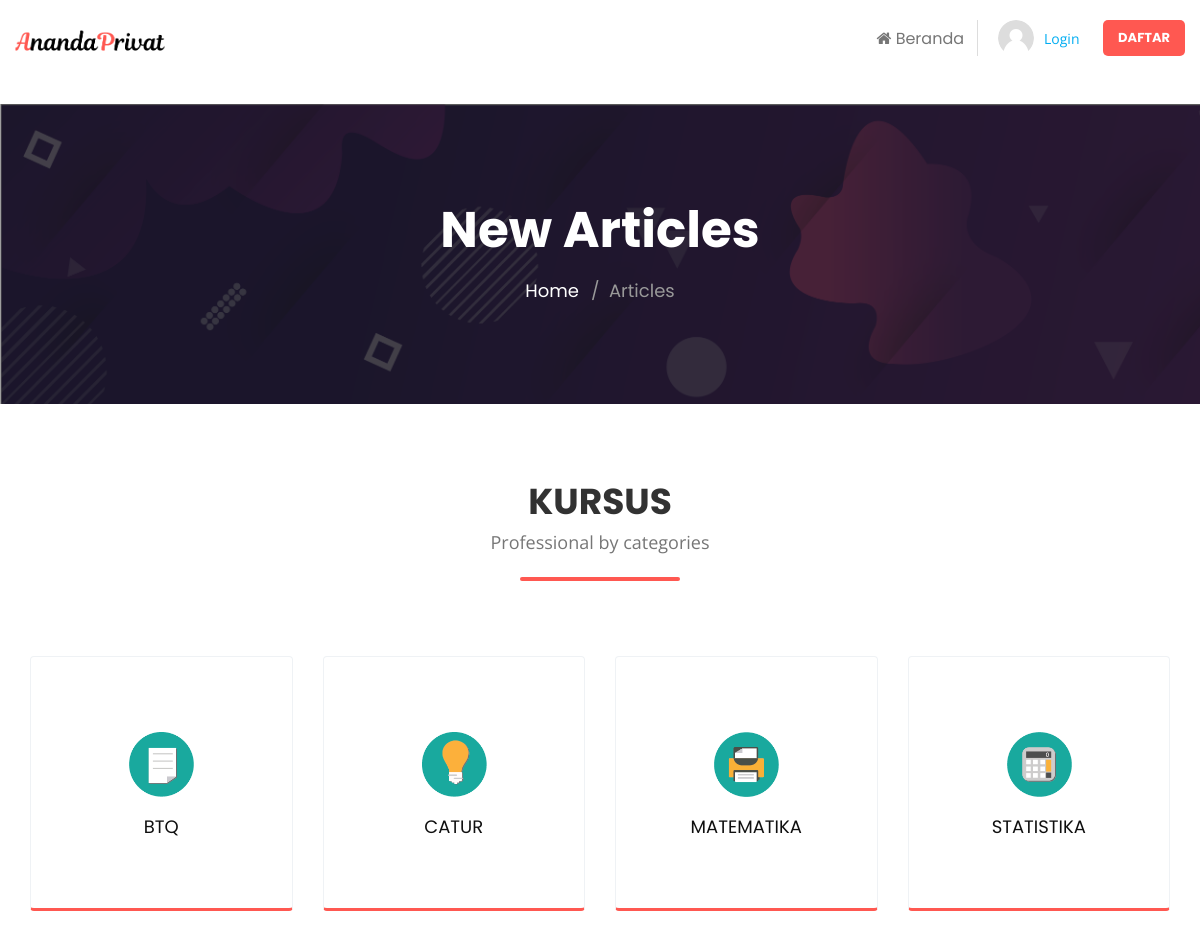
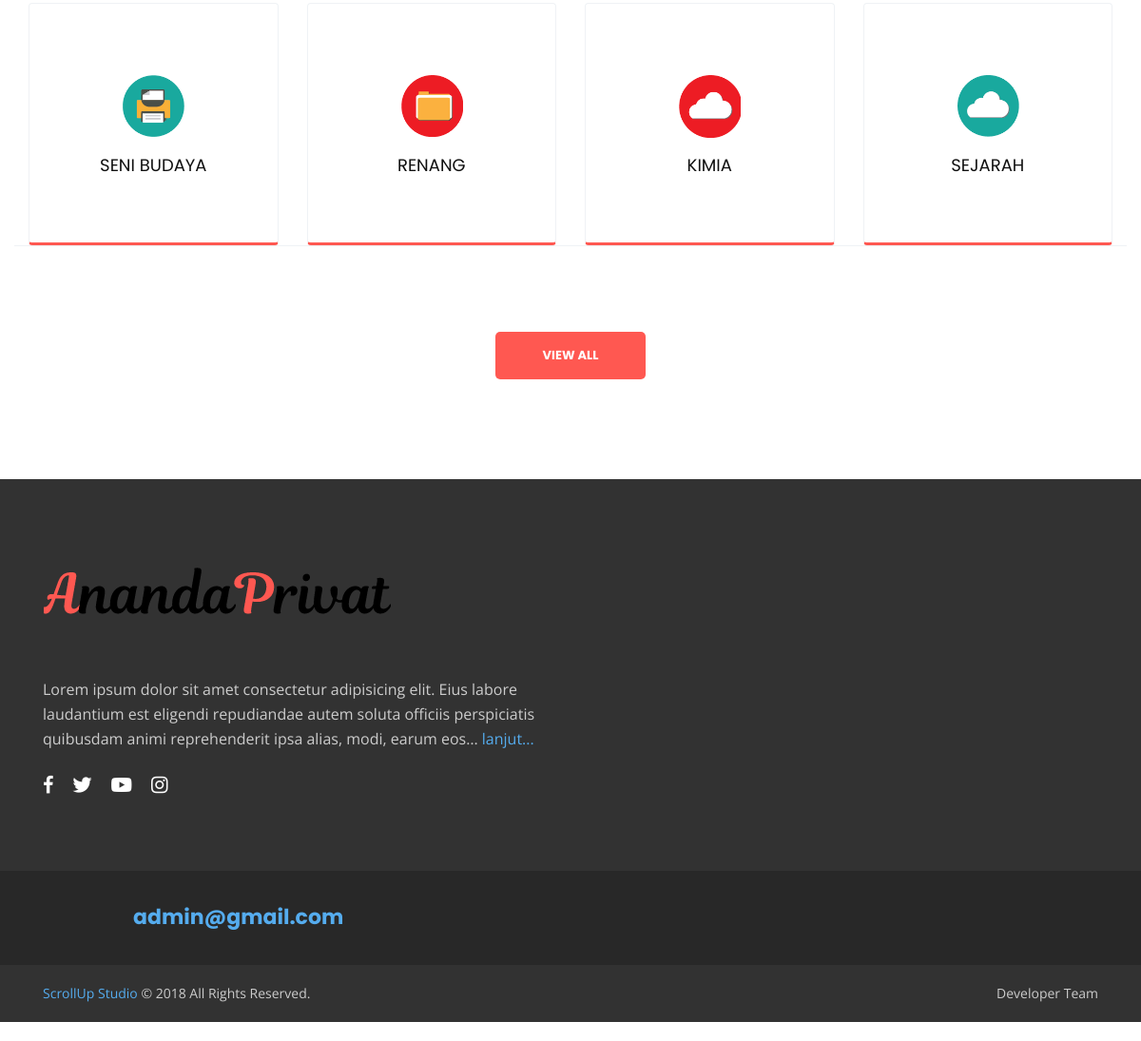
The page /home/home/allkursus on the database its author committed (2 pictures, top to bottom).
### tables this page shows
CREATE TABLE `tbl_konfigurasi` (
  `id_konfigurasi` int(1) NOT NULL,
  `nama_web` varchar(200) NOT NULL,
  `email` varchar(128) NOT NULL,
  `judul_utama` varchar(128) NOT NULL,
  `deskripsi` text NOT NULL,
  `tentang` text NOT NULL,
  `fb` varchar(120) NOT NULL,
  `yt` varchar(128) NOT NULL,
  `tw` varchar(128) NOT NULL,
  `ig` varchar(128) NOT NULL,
  `link_video` text NOT NULL,
  `icon` varchar(128) NOT NULL,
  `banner_main` varchar(128) NOT NULL,
  `sub_banner` varchar(128) NOT NULL,
  `banner_char_1` varchar(128) NOT NULL,
  `banner_char_2` varchar(128) NOT NULL,
  `banner_char_3` varchar(128) NOT NULL,
  `logo` varchar(128) NOT NULL,
  `date_created` timestamp NOT NULL DEFAULT CURRENT_TIMESTAMP ON UPDATE CURRENT_TIMESTAMP
);

CREATE TABLE `tbl_kursus` (
  `id_kursus` varchar(12) NOT NULL,
  `id_user` varchar(12) NOT NULL,
  `nama_kursus` varchar(128) NOT NULL,
  `icon` varchar(100) NOT NULL,
  `id_kategori` int(4) NOT NULL,
  `is_aktif` int(1) NOT NULL,
  `harga` float NOT NULL,
  `deskripsi` text NOT NULL,
  `date_created` timestamp NOT NULL DEFAULT CURRENT_TIMESTAMP
);

### application/modules/home/controllers/Home.php (called while the page is built, shortened)
<?php
class Home extends CI_Controller
{
    public function allkursus()
    {
        $kursusCount = $this->Crud_model->listingOneAll('tbl_kursus', 'is_aktif', '1');
        $config['base_url']     = base_url('home/home/allkursus');
        $config['total_rows']   = count($kursusCount);
        $config['per_page']     = 10;
        $pagination = $this->pagination->initialize($config);
        $start = $this->uri->segment(4);
        $kursus = $this->Crud_model->listingOneAll('tbl_kursus', 'is_aktif', '1', $config['per_page'], $start);
        $data = [
            'title'     => 'Ananda Private',
            'add'       => 'userAdd',
            'pagination' => $pagination,
            'start'     => $start,
            'edit'      => 'userEdit',
            'kursus'    => $kursus,
            'content'   => 'home/home/allkursus'
        ];
        $this->load->view('layout/wrapper', $data, FALSE);
    }
}

### index.php (called while the page is built, shortened)
<?php
require_once BASEPATH.'core/CodeIgniter.php';

### application/modules/admin/models/Crud_model.php (called while the page is built, shortened)
<?php
class Crud_model extends CI_Model
{
    public function listingOne($table, $field, $where)
    {
        $query = $this->db->select('*')
            ->from($table)
            ->where($field, $where)
            ->get();
        return $query->row();
    }
}

### application/views/layout/content.php (called while the page is built)
<?php
if ($content) {
    $this->load->view($content);
} else {
    echo "halaman tidak ditemukan";
}

### application/config/config.php (called while the page is built, shortened)
<?php
$config['base_url'] = ((isset($_SERVER['HTTPS']) && $_SERVER['HTTPS'] == "on") ? "https" : "http");
$config['base_url'] .= "://" . $_SERVER['HTTP_HOST'];
$config['base_url'] .= str_replace(basename($_SERVER['SCRIPT_NAME']), "", $_SERVER['SCRIPT_NAME']);
$config['index_page'] = '';
$config['uri_protocol']    = 'REQUEST_URI';
$config['url_suffix'] = '';
$config['language']    = 'english';
$config['charset'] = 'UTF-8';
$config['enable_hooks'] = FALSE;
$config['subclass_prefix'] = 'MY_';
$config['composer_autoload'] = FALSE;
$config['permitted_uri_chars'] = 'a-z 0-9~%.:_\-';
$config['enable_query_strings'] = FALSE;
$config['controller_trigger'] = 'c';
$config['function_trigger'] = 'm';
$config['directory_trigger'] = 'd';
$config['allow_get_array'] = TRUE;
$config['log_threshold'] = 0;
$config['log_path'] = '';
$config['log_file_extension'] = '';
$config['log_file_permissions'] = 0644;
$config['log_date_format'] = 'Y-m-d H:i:s';
$config['error_views_path'] = '';
$config['cache_path'] = '';
$config['cache_query_string'] = FALSE;
$config['encryption_key'] = '';
$config['sess_driver'] = 'files';
$config['sess_cookie_name'] = 'ci_session';
$config['sess_expiration'] = 7200;
$config['sess_save_path'] = NULL;
$config['sess_match_ip'] = FALSE;
$config['sess_time_to_update'] = 300;
$config['sess_regenerate_destroy'] = FALSE;
$config['cookie_prefix']    = '';
$config['cookie_domain']    = '';
$config['cookie_path']        = '/';
$config['cookie_secure']    = FALSE;
$config['cookie_httponly']     = FALSE;
$config['standardize_newlines'] = FALSE;
$config['global_xss_filtering'] = FALSE;
$config['csrf_protection'] = FALSE;
$config['csrf_token_name'] = 'csrf_test_name';
$config['csrf_cookie_name'] = 'csrf_cookie_name';
$config['csrf_expire'] = 7200;
$config['csrf_regenerate'] = TRUE;
$config['csrf_exclude_uris'] = array();
$config['compress_output'] = FALSE;
$config['time_reference'] = 'local';
$config['rewrite_short_tags'] = FALSE;
$config['proxy_ips'] = '';

### application/config/pagination.php (called while the page is built, shortened)
<?php
        $config['num_links']    = 1;
        $config['full_tag_open'] = '<nav class="wt-pagination"><ul>';
        $config['full_tag_close']= '</ul></nav>';
        $config['first_link']        = '<i class="lnr lnr-chevron-left"></i>';
        $config['first_tag_open']    = '<li class="wt-prevpage">';
        $config['first_tag_close']   = '</li>';
        $config['last_link']         = '<i class="lnr lnr-chevron-right"></i>';
        $config['last_tag_open']     = '<li class="wt-nextpage">';
        $config['last_tag_close']    = '</li>';
        $config['next_link']         = FALSE;

### application/modules/home/views/home/allkursus.php (the view, shortened to what this page needs)
<div class="wt-haslayout wt-innerbannerholder">
	<div class="container">
		<div class="row justify-content-md-center">
			<div class="col-xs-12 col-sm-12 col-md-8 push-md-2 col-lg-6 push-lg-3">
				<div class="wt-innerbannercontent">
					<div class="wt-title">
						<h2>New Articles</h2>
					</div>
					<ol class="wt-breadcrumb">
						<li><a href="index.html">Home</a></li>
						<li class="wt-active">Articles</li>
					</ol>
				</div>
			</div>
		</div>
	</div>
</div>
<section class="wt-haslayout wt-main-section">
	<div class="container">
		<div class="row justify-content-md-center">
			<div class="wt-sectionhead wt-textcenter">
				<div class="wt-sectiontitle">
					<h2>KURSUS</h2>
					<span>Professional by categories</span>
				</div>
			</div>
			<div class="wt-articletabshold">
				<div class="tab-content wt-haslayout">
					<div class="wt-contentarticle tab-pane active fade show" id="semua">
						<div class="row">
							<div class="wt-categoryexpl">
								<?php foreach ($kursus as $row) { ?>
									<div class="col-12 col-sm-6 col-md-4 col-lg-4 col-xl-3 float-left">
										<div class="wt-categorycontent" style="border-bottom: 3px solid #ff5851">
											<figure><img src="<?= base_url('assets/uploads/icons/' . $row->icon)  ?>" alt="image description"></figure>
											<div class="wt-cattitle">
												<h3><a href="javascrip:void(0);"><?= strtoupper($row->nama_kursus) ?></a></h3>
											</div>
										</div>
									</div>
								<?php  } ?>
								<nav class="wt-pagination wt-savepagination">
								</nav>
								<div class="col-12 col-sm-12 col-md-12 col-lg-12 float-left">
									<div class="wt-btnarea">
										<a href="javascript:void(0)" class="wt-btn">View All</a>
									</div>
								</div>
							</div>
						</div>
					</div>
				</div>
			</div>
		</div>
	</div>
</section>

### application/views/layout/header.php (shortened to what this page needs)
<?php
$konfigurasi = $this->Crud_model->listingOne('tbl_konfigurasi', 'id_konfigurasi', '1');
?>
<header id="wt-header" class="wt-header wt-haslayout">
	<div class="wt-navigationarea">
		<div class="container-fluid">
			<div class="row">
				<div class="col-xs-12 col-sm-12 col-md-12 col-lg-12">
					<strong class="wt-logo"><a href="index.html"><img width="150px" src="<?= base_url('assets/uploads/konfigurasi/' . $konfigurasi->logo) ?>" alt="company logo here"></a></strong>
					<div class="wt-rightarea">
						<nav id="wt-nav" class="wt-nav navbar-expand-lg">
							<div class="collapse navbar-collapse wt-navigation" id="navbarNav">
								<ul class="navbar-nav">
									<li class="menu-item-has-children page_item_has_children">
										<a href="<?= base_url('home') ?>"><i class="fa fa-home"></i> Beranda</a>
									</li>
								</ul>
							</div>
						</nav>
						<div class="wt-loginarea">
							<figure class="wt-userimg">
								<img src="<?= base_url('assets/')  ?>images/user-login.png" alt="img description">
							</figure>
							<div class="wt-loginoption">
								<a href="javascript:void(0);" id="wt-loginbtn" class="wt-loginbtn">Login</a>
							</div>
							<a href="<?= base_url('home/register') ?>" class="wt-btn">Daftar</a>
						</div>
					</div>
				</div>
			</div>
		</div>
	</div>
</header>

### application/views/layout/footer.php (shortened to what this page needs)
<?php
$konfigurasi = $this->Crud_model->listingOne('tbl_konfigurasi', 'id_konfigurasi', '1');
?>
<footer id="wt-footer" class="wt-footer wt-haslayout">
    <div class="wt-footerholder wt-haslayout">
        <div class="container">
            <div class="row">
                <div class="col-12 col-sm-12 col-md-6 col-lg-6">
                    <div class="wt-footerlogohold">
                        <strong class="wt-logo"><a href="index.html"><img src="<?= base_url('assets/uploads/konfigurasi/' . $konfigurasi->logo) ?>" alt="company logo here"></a></strong>
                        <div class="wt-description">
                            <p><?= character_limiter($konfigurasi->tentang, '200') ?> <a href="">lanjut...</a></p>
                        </div>
                        <ul class="wt-socialiconssimple wt-socialiconfooter">
                            <li class="wt-facebook"><a target="blank" href="<?= $konfigurasi->fb ?>"><i class="fa fa-facebook-f"></i></a></li>
                            <li class="wt-twitter"><a target="blank" href="<?= $konfigurasi->tw ?>"><i class="fab fa-twitter"></i></a></li>
                            <li class="wt-youtube"><a target="blank" href="<?= $konfigurasi->yt ?>"><i class="fab fa-youtube"></i></a></li>
                            <li class="wt-instagram"><a target="blank" href="<?= $konfigurasi->ig ?>"><i class="fab fa-instagram"></i></a></li>
                        </ul>
                    </div>
                </div>
            </div>
        </div>
    </div>
    <div class="wt-haslayout wt-joininfo">
        <div class="container">
            <div class="row justify-content-md-center">
                <div class="col-xs-12 col-sm-12 col-md-12 col-lg-10 push-lg-1">
                    <div class="wt-companyinfo">
                        <span><a href="javascript:void(0);"><?= $konfigurasi->email ?></a></span>
                    </div>
                </div>
            </div>
        </div>
    </div>
    <div class="wt-haslayout wt-footerbottom">
        <div class="container">
            <div class="row">
                <div class="col-xs-12 col-sm-12 col-md-12 col-lg-12">
                    <p class="wt-copyrights"><span>ScrollUp Studio</span> © 2018 All Rights Reserved.</p>
                    <nav class="wt-addnav">
                        <ul>
                            <li><a href="javascript:void(0);">Developer Team</a></li>
                        </ul>
                    </nav>
                </div>
            </div>
        </div>
    </div>
</footer>
</div>
</div>
</body>
</html>

### rows shown on the page
tbl_konfigurasi: logo (picture), tentang "Lorem ipsum dolor sit amet consectetur adipisicing elit. Eius labore laudantium est eligendi repudiandae autem soluta officiis perspiciatis quibusdam animi reprehenderit ipsa alias, modi, earum eos…", email "admin@gmail.com"
tbl_kursus: icon (picture), nama_kursus "BTQ"
tbl_kursus: icon (picture), nama_kursus "CATUR"
tbl_kursus: icon (picture), nama_kursus "MATEMATIKA"
tbl_kursus: icon (picture), nama_kursus "STATISTIKA"
tbl_kursus: icon (picture), nama_kursus "SENI BUDAYA"
tbl_kursus: icon (picture), nama_kursus "RENANG"
tbl_kursus: icon (picture), nama_kursus "KIMIA"
tbl_kursus: icon (picture), nama_kursus "SEJARAH"
